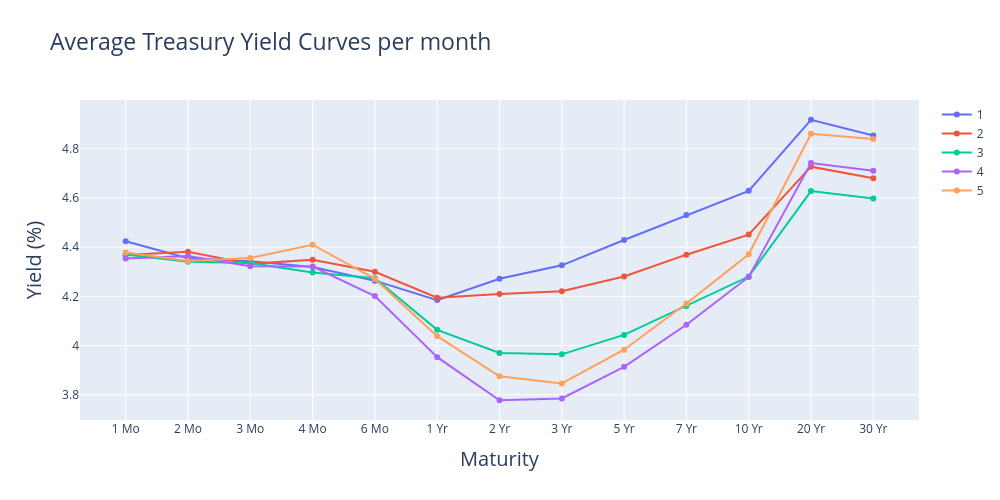

Write notebook code for a chart like this one.
### Code cell
# visualize annual yield curves

daily_treas_rates_df['month'] = daily_treas_rates_df.index.month # create a 'month' column 

maturities = daily_treas_rates_df.columns.drop(['month']) # available maturities in the dataset

fig = go.Figure()
for month in sorted(daily_treas_rates_df['month'].unique()):
    avg_yields = daily_treas_rates_df[daily_treas_rates_df['month'] == month][maturities].mean()
    fig.add_trace(go.Scatter(x=maturities, y=avg_yields, mode='lines+markers', name=str(month)))

fig.update_layout(
    title={'text': 'Average Treasury Yield Curves per month',
           'font': dict(size=23)}, 
    xaxis_title='Maturity',
    yaxis_title='Yield (%)',
    height=500,
    width=1000
)

fig.update_xaxes(title_font=dict(size=20))
fig.update_yaxes(title_font=dict(size=20))

fig.show()

### Figure 1 — Plotly figure (JSON) as saved in the notebook; plotly's stock layout.template omitted (floating-point values rounded to 4 significant figures)
{"data": [{"mode": "lines+markers", "name": "1", "type": "scatter", "x": ["1 Mo", "2 Mo", "3 Mo", "4 Mo", "6 Mo", "1 Yr", "2 Yr", "3 Yr", "5 Yr", "7 Yr", "10 Yr", "20 Yr", "30 Yr"], "y": [4.424, 4.355, 4.343, 4.32, 4.264, 4.185, 4.272, 4.326, 4.429, 4.53, 4.629, 4.918, 4.854]}, {"mode": "lines+markers", "name": "2", "type": "scatter", "x": ["1 Mo", "2 Mo", "3 Mo", "4 Mo", "6 Mo", "1 Yr", "2 Yr", "3 Yr", "5 Yr", "7 Yr", "10 Yr", "20 Yr", "30 Yr"], "y": [4.368, 4.381, 4.332, 4.348, 4.3, 4.194, 4.21, 4.221, 4.281, 4.369, 4.451, 4.727, 4.681]}, {"mode": "lines+markers", "name": "3", "type": "scatter", "x": ["1 Mo", "2 Mo", "3 Mo", "4 Mo", "6 Mo", "1 Yr", "2 Yr", "3 Yr", "5 Yr", "7 Yr", "10 Yr", "20 Yr", "30 Yr"], "y": [4.37, 4.341, 4.336, 4.297, 4.273, 4.064, 3.97, 3.964, 4.043, 4.161, 4.28, 4.628, 4.598]}, {"mode": "lines+markers", "name": "4", "type": "scatter", "x": ["1 Mo", "2 Mo", "3 Mo", "4 Mo", "6 Mo", "1 Yr", "2 Yr", "3 Yr", "5 Yr", "7 Yr", "10 Yr", "20 Yr", "30 Yr"], "y": [4.354, 4.364, 4.322, 4.321, 4.201, 3.953, 3.778, 3.785, 3.913, 4.085, 4.279, 4.742, 4.711]}, {"mode": "lines+markers", "name": "5", "type": "scatter", "x": ["1 Mo", "2 Mo", "3 Mo", "4 Mo", "6 Mo", "1 Yr", "2 Yr", "3 Yr", "5 Yr", "7 Yr", "10 Yr", "20 Yr", "30 Yr"], "y": [4.378, 4.344, 4.356, 4.41, 4.271, 4.038, 3.875, 3.846, 3.983, 4.171, 4.371, 4.861, 4.84]}], "layout": {"height": 500, "title": {"font": {"size": 23}, "text": "Average Treasury Yield Curves per month"}, "width": 1000, "xaxis": {"title": {"font": {"size": 20}, "text": "Maturity"}}, "yaxis": {"title": {"font": {"size": 20}, "text": "Yield (%)"}}}}
